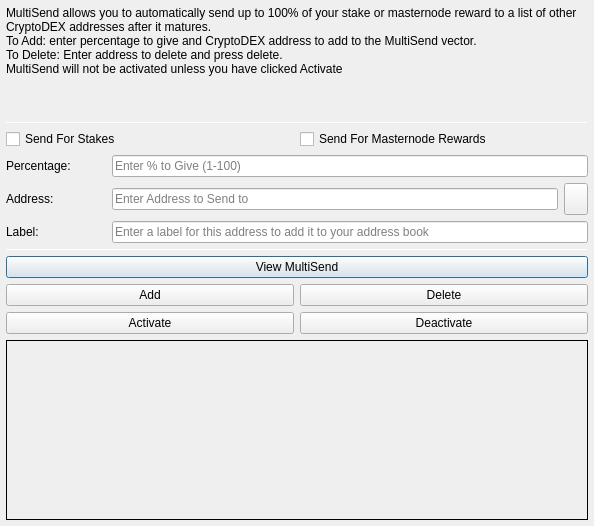
<?xml version="1.0" encoding="UTF-8"?>
<ui version="4.0">
 <class>MultiSendDialog</class>
 <widget class="QDialog" name="MultiSendDialog">
  <property name="windowModality">
   <enum>Qt::NonModal</enum>
  </property>
  <property name="geometry">
   <rect>
    <x>0</x>
    <y>0</y>
    <width>594</width>
    <height>526</height>
   </rect>
  </property>
  <property name="windowTitle">
   <string>MultiSend</string>
  </property>
  <layout class="QVBoxLayout" name="verticalLayout" stretch="0">
   <property name="leftMargin">
    <number>6</number>
   </property>
   <property name="topMargin">
    <number>6</number>
   </property>
   <property name="rightMargin">
    <number>6</number>
   </property>
   <property name="bottomMargin">
    <number>6</number>
   </property>
   <item>
    <layout class="QVBoxLayout" name="verticalLayout_Main" stretch="1,1,1,0,1,1,1">
     <item>
      <widget class="QLabel" name="label_2">
       <property name="lineWidth">
        <number>1</number>
       </property>
       <property name="text">
        <string>MultiSend allows you to automatically send up to 100% of your stake or masternode reward to a list of other CryptoDEX addresses after it matures.
To Add: enter percentage to give and CryptoDEX address to add to the MultiSend vector.
To Delete: Enter address to delete and press delete.
MultiSend will not be activated unless you have clicked Activate</string>
       </property>
       <property name="alignment">
        <set>Qt::AlignLeading|Qt::AlignLeft|Qt::AlignTop</set>
       </property>
       <property name="wordWrap">
        <bool>true</bool>
       </property>
      </widget>
     </item>
     <item>
      <widget class="Line" name="line">
       <property name="minimumSize">
        <size>
         <width>0</width>
         <height>1</height>
        </size>
       </property>
       <property name="maximumSize">
        <size>
         <width>16777215</width>
         <height>1</height>
        </size>
       </property>
       <property name="orientation">
        <enum>Qt::Horizontal</enum>
       </property>
      </widget>
     </item>
     <item>
      <layout class="QVBoxLayout" name="verticalLayout_Settings">
       <item>
        <layout class="QHBoxLayout" name="horizontalLayout">
         <item>
          <widget class="QCheckBox" name="multiSendStakeCheckBox">
           <property name="text">
            <string>Send For Stakes</string>
           </property>
          </widget>
         </item>
         <item>
          <widget class="QCheckBox" name="multiSendMasternodeCheckBox">
           <property name="text">
            <string>Send For Masternode Rewards</string>
           </property>
          </widget>
         </item>
        </layout>
       </item>
       <item>
        <layout class="QHBoxLayout" name="horizontalLayout_6">
         <item>
          <widget class="QLabel" name="label">
           <property name="minimumSize">
            <size>
             <width>100</width>
             <height>0</height>
            </size>
           </property>
           <property name="toolTip">
            <string>Percentage of stake to send</string>
           </property>
           <property name="text">
            <string>Percentage:</string>
           </property>
          </widget>
         </item>
         <item>
          <widget class="QLineEdit" name="multiSendPercentEdit">
           <property name="toolTip">
            <string>Enter whole numbers 1 - 100</string>
           </property>
           <property name="placeholderText">
            <string>Enter % to Give (1-100)</string>
           </property>
          </widget>
         </item>
        </layout>
       </item>
       <item>
        <layout class="QHBoxLayout" name="horizontalLayout_7">
         <item>
          <widget class="QLabel" name="label_5">
           <property name="minimumSize">
            <size>
             <width>100</width>
             <height>0</height>
            </size>
           </property>
           <property name="toolTip">
            <string>Address to send portion of stake to</string>
           </property>
           <property name="text">
            <string>Address:</string>
           </property>
          </widget>
         </item>
         <item>
          <widget class="QLineEdit" name="multiSendAddressEdit">
           <property name="toolTip">
            <string/>
           </property>
           <property name="placeholderText">
            <string>Enter Address to Send to</string>
           </property>
          </widget>
         </item>
         <item>
          <widget class="QToolButton" name="addressBookButton">
           <property name="maximumSize">
            <size>
             <width>16777215</width>
             <height>32</height>
            </size>
           </property>
           <property name="toolTip">
            <string>Choose an address from the address book</string>
           </property>
           <property name="text">
            <string/>
           </property>
           <property name="icon">
            <iconset resource="../cryptodex.qrc">
             <normaloff>:/icons/address-book</normaloff>:/icons/address-book</iconset>
           </property>
           <property name="shortcut">
            <string>Alt+A</string>
           </property>
          </widget>
         </item>
        </layout>
       </item>
      </layout>
     </item>
     <item>
      <layout class="QHBoxLayout" name="horizontalLayout_3">
       <item>
        <widget class="QLabel" name="label_3">
         <property name="minimumSize">
          <size>
           <width>100</width>
           <height>0</height>
          </size>
         </property>
         <property name="text">
          <string>Label:</string>
         </property>
        </widget>
       </item>
       <item>
        <widget class="QLineEdit" name="labelAddressLabelEdit">
         <property name="placeholderText">
          <string>Enter a label for this address to add it to your address book</string>
         </property>
        </widget>
       </item>
      </layout>
     </item>
     <item>
      <widget class="Line" name="line_2">
       <property name="minimumSize">
        <size>
         <width>0</width>
         <height>1</height>
        </size>
       </property>
       <property name="maximumSize">
        <size>
         <width>16777215</width>
         <height>1</height>
        </size>
       </property>
       <property name="orientation">
        <enum>Qt::Horizontal</enum>
       </property>
      </widget>
     </item>
     <item>
      <layout class="QVBoxLayout" name="verticalLayout_Buttons">
       <item>
        <layout class="QHBoxLayout" name="horizontalLayout_4">
         <item>
          <widget class="QPushButton" name="viewButton">
           <property name="toolTip">
            <string/>
           </property>
           <property name="statusTip">
            <string>View MultiSend Vector</string>
           </property>
           <property name="text">
            <string>View MultiSend</string>
           </property>
          </widget>
         </item>
        </layout>
       </item>
       <item>
        <layout class="QHBoxLayout" name="horizontalLayout_2">
         <item>
          <widget class="QPushButton" name="addButton">
           <property name="toolTip">
            <string/>
           </property>
           <property name="statusTip">
            <string>Add to MultiSend Vector</string>
           </property>
           <property name="text">
            <string>Add</string>
           </property>
          </widget>
         </item>
         <item>
          <widget class="QPushButton" name="deleteButton">
           <property name="toolTip">
            <string/>
           </property>
           <property name="statusTip">
            <string>Delete Address From MultiSend Vector</string>
           </property>
           <property name="text">
            <string>Delete</string>
           </property>
          </widget>
         </item>
        </layout>
       </item>
       <item>
        <layout class="QHBoxLayout" name="horizontalLayout_5">
         <item>
          <widget class="QPushButton" name="activateButton">
           <property name="statusTip">
            <string>Activate MultiSend</string>
           </property>
           <property name="text">
            <string>Activate</string>
           </property>
          </widget>
         </item>
         <item>
          <widget class="QPushButton" name="disableButton">
           <property name="statusTip">
            <string>Deactivate MultiSend</string>
           </property>
           <property name="text">
            <string>Deactivate</string>
           </property>
          </widget>
         </item>
        </layout>
       </item>
      </layout>
     </item>
     <item>
      <widget class="QLabel" name="message">
       <property name="minimumSize">
        <size>
         <width>0</width>
         <height>180</height>
        </size>
       </property>
       <property name="frameShape">
        <enum>QFrame::Panel</enum>
       </property>
       <property name="frameShadow">
        <enum>QFrame::Plain</enum>
       </property>
       <property name="lineWidth">
        <number>1</number>
       </property>
       <property name="midLineWidth">
        <number>1</number>
       </property>
       <property name="text">
        <string/>
       </property>
       <property name="alignment">
        <set>Qt::AlignLeading|Qt::AlignLeft|Qt::AlignTop</set>
       </property>
       <property name="wordWrap">
        <bool>true</bool>
       </property>
      </widget>
     </item>
    </layout>
   </item>
  </layout>
 </widget>
 <resources>
  <include location="../cryptodex.qrc"/>
 </resources>
 <connections/>
</ui>
